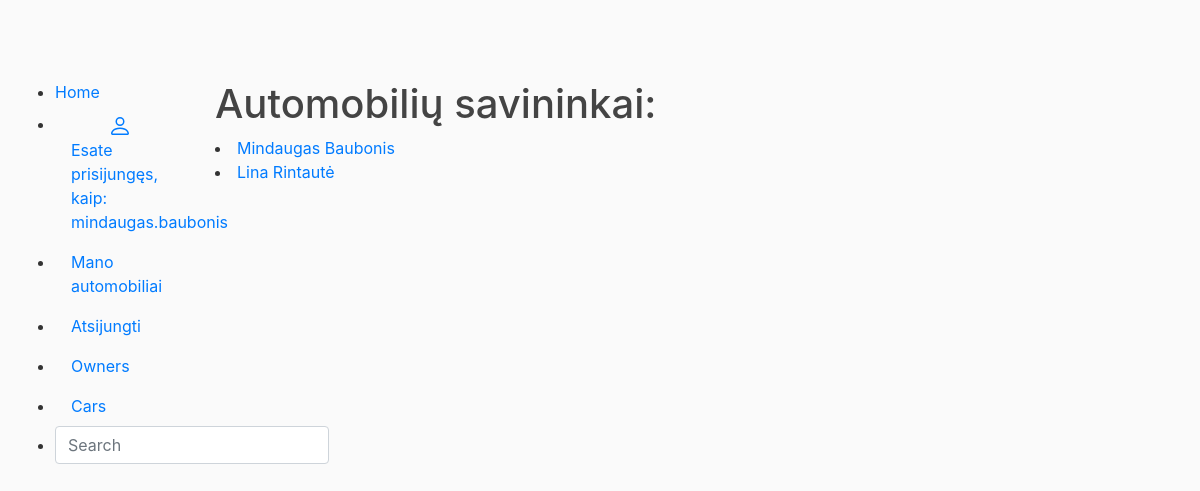
The page /autoservice/owners/ (signed in) on the database its author committed.
### autoservice/models.py (models this page shows, shortened)
class Owner(models.Model):
    name = models.CharField('Automobilio savininko vardas', max_length=20)
    surname = models.CharField('Automobilio savininko pavarde', max_length=20)
    car = models.ForeignKey('CarInfo', on_delete=models.SET_NULL, null=True, blank=True,)
    description = HTMLField()

### autoservice/views.py (the view)
# urls.py: path('owners/', views.owners, name='owners'),
def owners(request):
    paginator = Paginator(Owner.objects.all(), 2)
    page_number = request.GET.get('page')
    paged_owners = paginator.get_page(page_number)
    context = {
        'owners' : paged_owners
    }
    return render(request, 'owners.html', context=context)

### autoservice/templates/owners.html (shortened to what this page needs)
{% extends "base.html" %}
{% block content %}
    <h1>Automobilių savininkai:</h1>
        {% for owner in owners %}
            <li><a href="{% url 'owner' owner.id %}">{{owner.name}} {{owner.surname}}</a></li>
        {% endfor %}
{% endblock %}

### autoservice/templates/base.html (shortened to what this page needs)
<!DOCTYPE html>
<html lang="en">
<head>
        <link rel="stylesheet" href="https://stackpath.bootstrapcdn.com/bootstrap/4.1.3/css/bootstrap.min.css">
        {% load static %}
        <link rel="stylesheet" href="{% static 'css/styles.css' %}">
</head>
<body>
    <div class="container-fluid">
        <div class="row">
            <div class="col-sm-2">
                <ul class="sidebar-nav">
                <li><a href="{% url 'index' %}">Home</a></li>
            {% if user.is_authenticated %}
                    <li class="nav-item"><a class="nav-link" href="{% url 'profilis' %}">
                Esate prisijungęs, kaip: {{ user.get_username }}</a></li>
                <li class="nav-item"><a class="nav-link" href="{% url 'my-owned' %}">Mano automobiliai</a></li>
                <li class="nav-item"><a class="nav-link" href="{% url 'logout' %}?next=/autoservice">Atsijungti</a></li>
                <li class="nav-item"><a class="nav-link" href="{% url 'owners' %}">Owners</a></li>
                <li class="nav-item"><a class="nav-link" href="{% url 'cars' %}">Cars</a></li>
                <li class="nav-item">
                    <form action="{% url 'search' %}" method="get" class="form-inline my-2 my-md-0">
                        <input name="query" class="form-control" type="text" placeholder="Search">
                    </form>
                </li>
            {% else %}
                <li class="nav-item"><a class="nav-link" href="{% url 'login' %}?next={{request.path}}">Prisijungti</a></li>
                <li class="nav-item"><a class="nav-link" href="{% url 'register'%}">Registruotis</a></li>
            {% endif %}
                </ul>
            </div>
        <div class="col-sm-10 ">{% block content %}{% endblock %}</div>
        </div>
    </div>
</body>
</html>

### autoservice/static/css/styles.css (style rules this page uses)
body { background: #fafafa; color: #333333; margin-top: 5rem; }
h1, h2, h3, h4, h5, h6 { color: #444444; }
ul { margin: 0; }

### rows shown on the page
Owner: name "Mindaugas", surname "Baubonis"
Owner: name "Lina", surname "Rintautė"

### other values the page prints
{{ user.get_username }} "mindaugas.baubonis"
